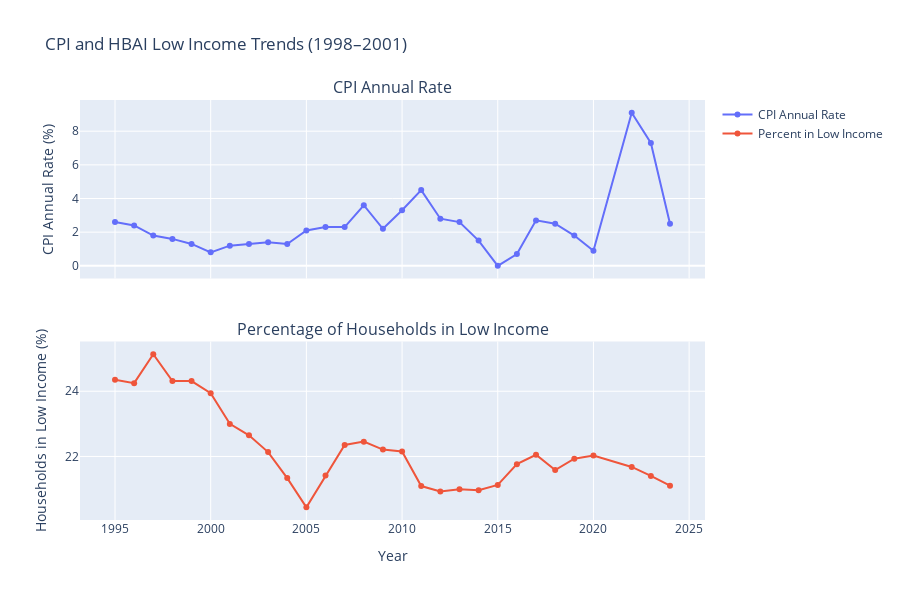
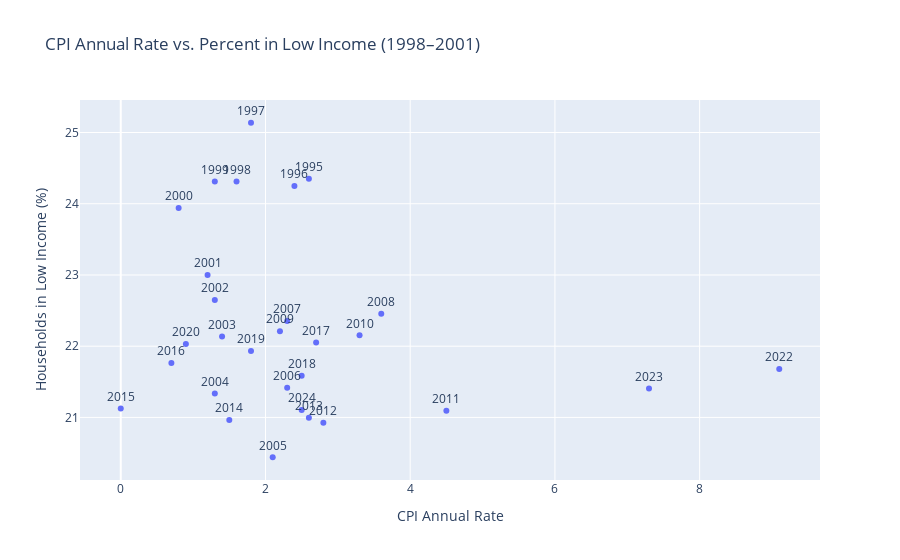

These figures' notebook cell, in order:
### Markdown cell above
### HBAI vs inflation 
In this notebook we examine how HBAI low income groups changes with inflation.

HBAI (Households below average income ) -relative low income if their net household income is below a threshold set at 60% of median income.

Income includes :
- Earnings from Employment (Wages, Self-Employment Income, Pandemic Support Schemes)
- Benefits and Tax Credits: Cash Benefits, Tax Credits
- Pension Payments: State Pension payments for retirees.
- Cost of Living Payments
- Income from Savings and Investments
- Rental Income: Income from renting out property, after expenses but before taxes.
- Private Pensions and Annuities
- Child Maintenance Payments: Regular payments received for child support.

### Code cell
import pandas as pd
import plotly.express as px
import plotly.graph_objects as go
from plotly.subplots import make_subplots
import numpy as np


def extract_and_fix_year(year_range):
    try:
        year_suffix = year_range.split('-')[1]
        full_year = "20" + year_suffix  if int(year_suffix) < 50 else "19" +year_suffix
        return int(full_year) 
    except:
        return None


# Hypothetical CPI data 
cpi_data =pd.read_csv("./inflation/series-230425_cleaned.csv")

hbai_data=pd.read_csv("./inflation/table_2025-05-12_12-08-26.csv")

cpi_data=cpi_data.rename(columns={"Title":"Year","CPI ANNUAL RATE 00: ALL ITEMS 2015=100":"CPI Annual Rate"})


print(cpi_data.head(5))
print(hbai_data.head(5))


# Display rows that will be removed
rows_to_remove = hbai_data[hbai_data.isin(['..']).any(axis=1)]

print("Rows to be removed:")
print(rows_to_remove)

# Replace '..' with NaN
hbai_data.replace('..', pd.NA, inplace=True)


# Drop rows with NaN values in specified columns
hbai_data.dropna(inplace=True)


hbai_data['Year'] = hbai_data['Year'].str.extract(r'(\d{4}-\d{2})')
hbai_data['Year'] = hbai_data['Year'].apply(extract_and_fix_year)

hbai_data["In low income (below threshold)"]=pd.to_numeric(hbai_data["In low income (below threshold)"]) 
hbai_data["Total"]=pd.to_numeric(hbai_data["Total"]) 


# Calculate percentage of households in low income
hbai_data["Percent in low income"] = (hbai_data["In low income (below threshold)"] / hbai_data["Total"]) * 100


# Merge datasets on Year
merged_df = pd.merge(cpi_data, hbai_data[["Year", "Percent in low income"]], on="Year", how="inner")

# Analyze correlation
correlation = merged_df["CPI Annual Rate"].corr(merged_df["Percent in low income"])
print(f"Correlation between CPI Annual Rate and Percent in Low Income: {correlation:.3f}")

# Create subplots for visualization
fig = make_subplots(
    rows=2, cols=1,
    subplot_titles=("CPI Annual Rate", "Percentage of Households in Low Income"),
    shared_xaxes=True,
    vertical_spacing=0.15
)

# Plot CPI data
fig.add_trace(
    go.Scatter(x=merged_df["Year"], y=merged_df["CPI Annual Rate"], mode="lines+markers", name="CPI Annual Rate"),
    row=1, col=1
)

# Plot HBAI low-income percentage
fig.add_trace(
    go.Scatter(x=merged_df["Year"], y=merged_df["Percent in low income"], mode="lines+markers", name="Percent in Low Income"),
    row=2, col=1
)

# Update layout
fig.update_layout(
    title_text="CPI and HBAI Low Income Trends (1998–2001)",
    height=600,
    showlegend=True
)
fig.update_xaxes(title_text="Year", row=2, col=1)
fig.update_yaxes(title_text="CPI Annual Rate (%)", row=1, col=1)
fig.update_yaxes(title_text="Households in Low Income (%)", row=2, col=1)

# Show plot
fig.show()

# Scatter plot to visualize relationship
fig_scatter = px.scatter(
    merged_df,
    x="CPI Annual Rate",
    y="Percent in low income",
    text="Year",
    title="CPI Annual Rate vs. Percent in Low Income (1998–2001)",
    labels={"CPI_Annual_Rate": "CPI Annual Rate (%)", "Percent in low income": "Households in Low Income (%)"}
)
fig_scatter.update_traces(textposition="top center")
fig_scatter.show()

# Summary statistics
print("\nMerged Data Summary:")
print(merged_df.describe())

import plotly.io as pio
pio.write_image(fig, 'chart.png')  # Save the figure as an image

from IPython.display import display, Image
display(Image(filename='chart.png'))

### Figure 1 — Plotly figure (JSON) as saved in the notebook; plotly's stock layout.template omitted (floating-point values rounded to 4 significant figures)
{"data": [{"mode": "lines+markers", "name": "CPI Annual Rate", "type": "scatter", "x": [1995, 1996, 1997, 1998, 1999, 2000, 2001, 2002, 2003, 2004, 2005, 2006, 2007, 2008, 2009, 2010, 2011, 2012, 2013, 2014, 2015, 2016, 2017, 2018, 2019, 2020, 2022, 2023, 2024], "xaxis": "x", "y": [2.6, 2.4, 1.8, 1.6, 1.3, 0.8, 1.2, 1.3, 1.4, 1.3, 2.1, 2.3, 2.3, 3.6, 2.2, 3.3, 4.5, 2.8, 2.6, 1.5, 0.0, 0.7, 2.7, 2.5, 1.8, 0.9, 9.1, 7.3, 2.5], "yaxis": "y"}, {"mode": "lines+markers", "name": "Percent in Low Income", "type": "scatter", "x": [1995, 1996, 1997, 1998, 1999, 2000, 2001, 2002, 2003, 2004, 2005, 2006, 2007, 2008, 2009, 2010, 2011, 2012, 2013, 2014, 2015, 2016, 2017, 2018, 2019, 2020, 2022, 2023, 2024], "xaxis": "x2", "y": [24.35, 24.25, 25.14, 24.31, 24.31, 23.94, 23.0, 22.65, 22.13, 21.34, 20.44, 21.42, 22.35, 22.46, 22.21, 22.15, 21.09, 20.93, 21.0, 20.96, 21.13, 21.76, 22.05, 21.58, 21.93, 22.03, 21.68, 21.41, 21.1], "yaxis": "y2"}], "layout": {"annotations": [{"font": {"size": 16}, "showarrow": false, "text": "CPI Annual Rate", "x": 0.5, "xanchor": "center", "xref": "paper", "y": 1, "yanchor": "bottom", "yref": "paper"}, {"font": {"size": 16}, "showarrow": false, "text": "Percentage of Households in Low Income", "x": 0.5, "xanchor": "center", "xref": "paper", "y": 0.425, "yanchor": "bottom", "yref": "paper"}], "height": 600, "showlegend": true, "title": {"text": "CPI and HBAI Low Income Trends (1998–2001)"}, "xaxis": {"anchor": "y", "domain": [0, 1], "matches": "x2", "showticklabels": false}, "xaxis2": {"anchor": "y2", "domain": [0, 1], "title": {"text": "Year"}}, "yaxis": {"anchor": "x", "domain": [0.575, 1], "title": {"text": "CPI Annual Rate (%)"}}, "yaxis2": {"anchor": "x2", "domain": [0, 0.425], "title": {"text": "Households in Low Income (%)"}}}}

### Figure 2 — Plotly figure (JSON) as saved in the notebook; plotly's stock layout.template omitted (floating-point values rounded to 4 significant figures)
{"data": [{"hovertemplate": "CPI Annual Rate=%{x}<br>Households in Low Income (%)=%{y}<br>Year=%{text}<extra></extra>", "legendgroup": "", "marker": {"color": "#636efa", "symbol": "circle"}, "mode": "markers+text", "name": "", "orientation": "v", "showlegend": false, "text": [1995.0, 1996.0, 1997.0, 1998.0, 1999.0, 2000.0, 2001.0, 2002.0, 2003.0, 2004.0, 2005.0, 2006.0, 2007.0, 2008.0, 2009.0, 2010.0, 2011.0, 2012.0, 2013.0, 2014.0, 2015.0, 2016.0, 2017.0, 2018.0, 2019.0, 2020.0, 2022.0, 2023.0, 2024.0], "textposition": "top center", "type": "scatter", "x": [2.6, 2.4, 1.8, 1.6, 1.3, 0.8, 1.2, 1.3, 1.4, 1.3, 2.1, 2.3, 2.3, 3.6, 2.2, 3.3, 4.5, 2.8, 2.6, 1.5, 0.0, 0.7, 2.7, 2.5, 1.8, 0.9, 9.1, 7.3, 2.5], "xaxis": "x", "y": [24.35, 24.25, 25.14, 24.31, 24.31, 23.94, 23.0, 22.65, 22.13, 21.34, 20.44, 21.42, 22.35, 22.46, 22.21, 22.15, 21.09, 20.93, 21.0, 20.96, 21.13, 21.76, 22.05, 21.58, 21.93, 22.03, 21.68, 21.41, 21.1], "yaxis": "y"}], "layout": {"legend": {"tracegroupgap": 0}, "title": {"text": "CPI Annual Rate vs. Percent in Low Income (1998–2001)"}, "xaxis": {"anchor": "y", "domain": [0, 1], "title": {"text": "CPI Annual Rate"}}, "yaxis": {"anchor": "x", "domain": [0, 1], "title": {"text": "Households in Low Income (%)"}}}}
